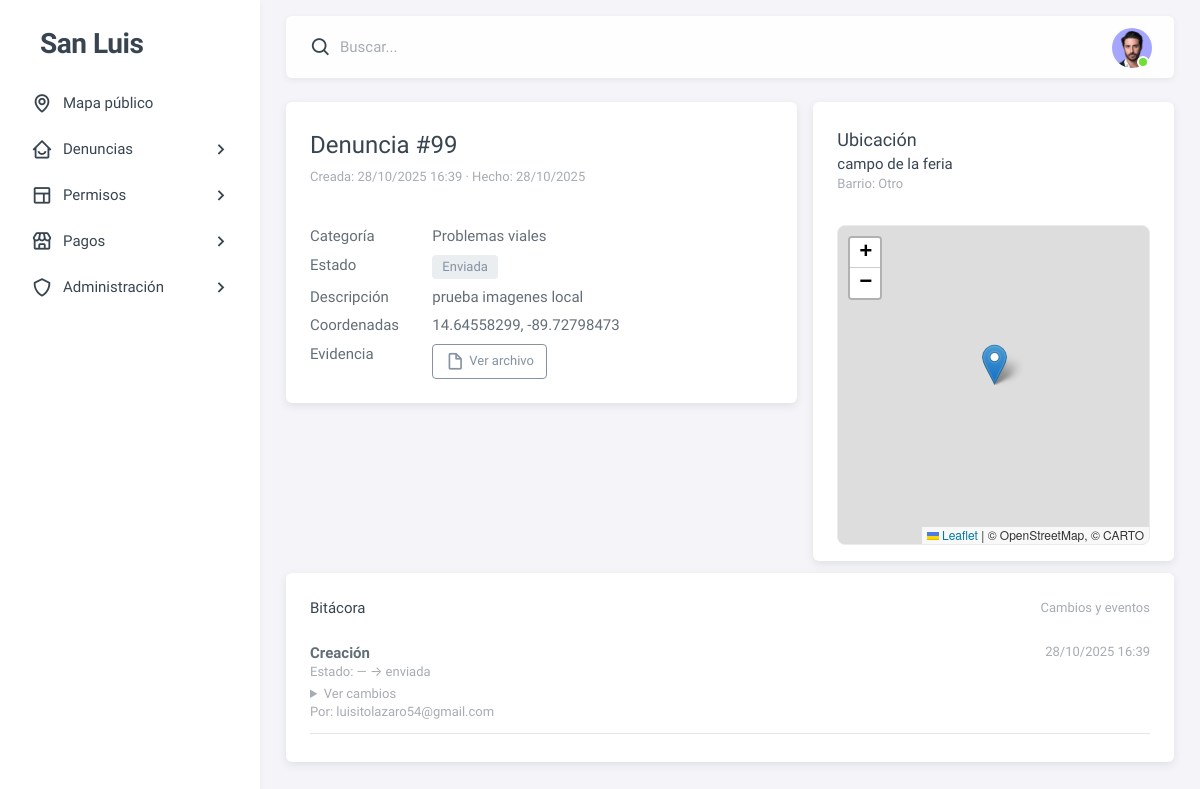
Before: /denuncias/99/ (signed in) with the older database file.
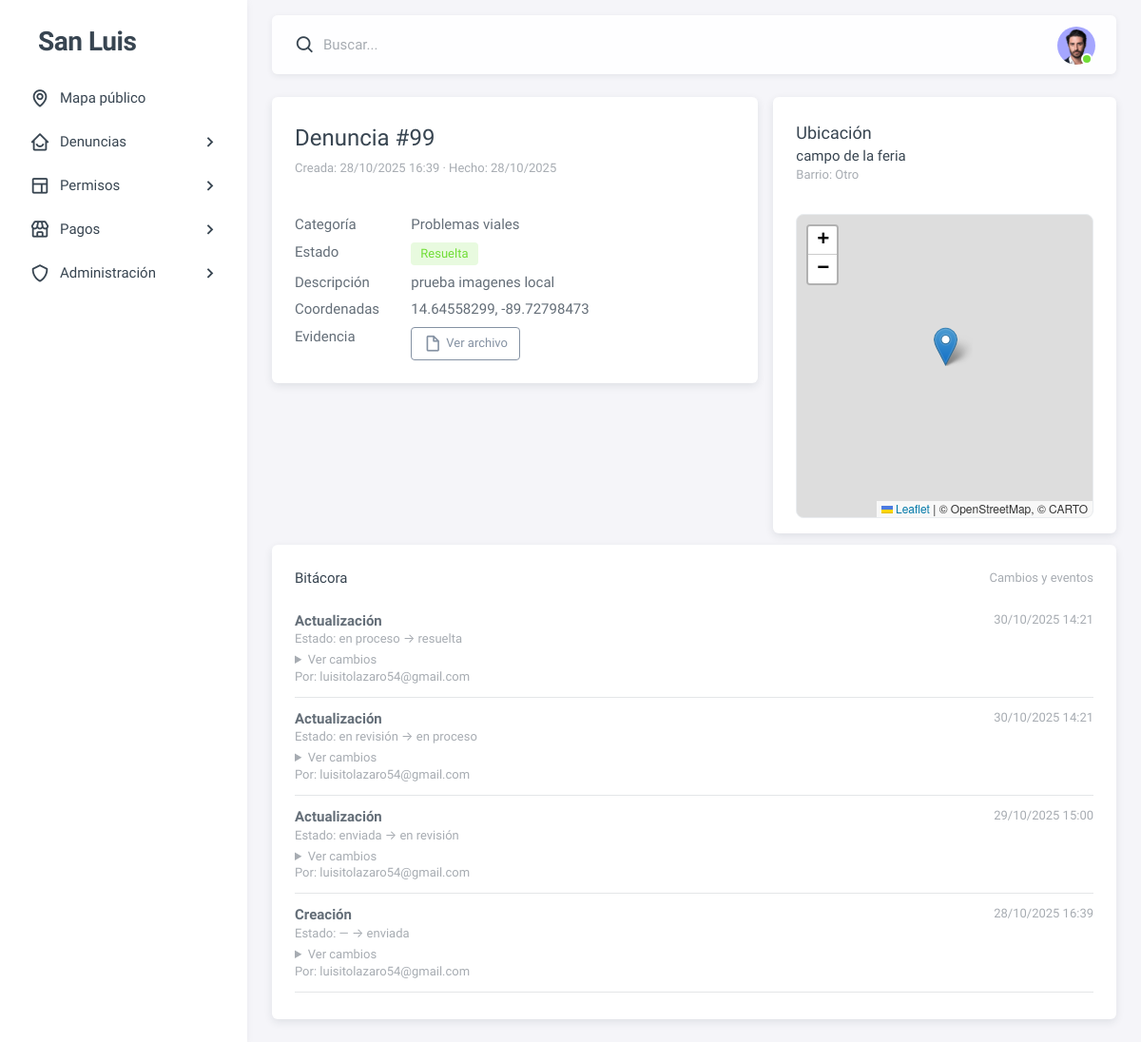
After: the same page with the newer database file.
### dashboard/models.py (models this page shows, shortened)
class Denuncia(models.Model):
    ESTADOS = [
        ('enviada', 'Enviada'),
        ('en revisión', 'En revisión'),
        ('en proceso', 'En proceso'),
        ('resuelta', 'Resuelta'),
        ('rechazada', 'Rechazada'),
    ]
    usuario = models.ForeignKey(settings.AUTH_USER_MODEL, on_delete=models.SET_NULL, null=True, blank=True)
    categoria = models.ForeignKey('CategoriaDenuncia', on_delete=models.PROTECT)
    descripcion = models.TextField()
    fecha_hecho = models.DateField()
    es_anonima = models.BooleanField(default=False)
    estado = models.CharField(max_length=20, choices=ESTADOS, default='enviada')
    ubicacion = models.ForeignKey('Ubicacion', on_delete=models.SET_NULL, null=True, blank=True)
    evidencia = models.FileField(upload_to='denuncias/evidencias/', null=True, blank=True)
    rechazo_motivo = models.TextField(blank=True, default="")
    resolucion_nota = models.TextField(blank=True, default="")
    resolucion_evidencia = models.FileField(upload_to='denuncias/resoluciones/', null=True, blank=True)
    resuelto_por = models.ForeignKey(
        settings.AUTH_USER_MODEL, on_delete=models.SET_NULL,
        null=True, blank=True, related_name='denuncias_resueltas'
    )
    creada_en = models.DateTimeField(auto_now_add=True)
    finalizada_en = models.DateTimeField(null=True, blank=True)
    class Meta:
        indexes = [
            models.Index(fields=['estado']),
            models.Index(fields=['creada_en']),
        ]

class CategoriaDenuncia(models.Model):
    nombre = models.CharField(max_length=50, unique=True)

class Ubicacion(models.Model):
    latitud = models.DecimalField(max_digits=10, decimal_places=8, null=True, blank=True)
    longitud = models.DecimalField(max_digits=11, decimal_places=8, null=True, blank=True)
    direccion = models.TextField(blank=True, null=True)
    barrio = models.ForeignKey(Barrio, null=True, blank=True, on_delete=models.SET_NULL)

class Barrio(models.Model):
    nombre = models.CharField(max_length=100, unique=True)

class BitacoraDenuncia(models.Model):
    denuncia = models.ForeignKey('Denuncia', on_delete=models.CASCADE, related_name='bitacoras')
    usuario = models.ForeignKey(settings.AUTH_USER_MODEL, on_delete=models.SET_NULL, null=True, blank=True)
    accion = models.TextField()
    estado_anterior = models.CharField(max_length=20, blank=True, default="")
    estado_nuevo = models.CharField(max_length=20, blank=True, default="")
    cambios = models.JSONField(default=dict, blank=True)     # {"campo": ["antes","despues"]}
    actor = models.CharField(max_length=20, choices=ACTOR_CHOICES, blank=True, default="")
    ip = models.CharField(max_length=45, blank=True, default="")
    user_agent = models.TextField(blank=True, default="")
    fecha = models.DateTimeField(auto_now_add=True)
    class Meta:
        indexes = [
            models.Index(fields=['fecha']),
        ]

class Usuario(AbstractBaseUser, PermissionsMixin):
    TIPO_USUARIO_CHOICES = [
        ('ciudadano', 'Ciudadano'),
        ('administrador', 'Administrador'),
    ]
    nombre = models.CharField(max_length=100)
    apellido = models.CharField(max_length=100)
    correo = models.EmailField(unique=True, max_length=150)
    telefono = models.CharField(max_length=20, blank=True, null=True)
    es_activo = models.BooleanField(default=False)
    token_activacion = models.UUIDField(default=uuid.uuid4, editable=False)
    token_creado_en = models.DateTimeField(default=timezone.now)  # Fecha para validar 24h
    tipo_usuario = models.CharField(max_length=20, choices=TIPO_USUARIO_CHOICES, default='ciudadano')
    creado_en = models.DateTimeField(auto_now_add=True)
    is_staff = models.BooleanField(default=False)
    USERNAME_FIELD = 'correo'
    REQUIRED_FIELDS = ['nombre', 'apellido', 'telefono']
    objects = UsuarioManager()

### dashboard/views/user.py (the view)
# urls.py: path('denuncias/<int:pk>/', user.detalle_denuncia, name='detalle_denuncia'),
@login_required(login_url="login")
def detalle_denuncia(request, pk):
    d = get_object_or_404(
        Denuncia.objects.select_related("categoria", "ubicacion__barrio").prefetch_related("bitacoras"),
        pk=pk,
        usuario=request.user,
    )
    bitacoras = sorted(d.bitacoras.all(), key=lambda b: b.fecha, reverse=True)
    return render(request, "user/denuncia_detalle.html", {"d": d, "bitacoras": bitacoras})

### dashboard/templates/user/denuncia_detalle.html (shortened to what this page needs)
{% extends "user/index.html" %}
{% load static %}
{% block content %}
<div class="row g-4">
  <div class="col-12 col-xl-7">
    <div class="card">
      <div class="card-header">
        <div class="d-flex align-items-center mb-4">
        <div>
          <h4 class="mb-1">Denuncia #{{ d.id }}</h4>
          <div class="text-muted small">
            Creada: {{ d.creada_en|date:"d/m/Y H:i" }}
            {% if d.fecha_hecho %} · Hecho: {{ d.fecha_hecho|date:"d/m/Y" }}{% endif %}
          </div>
        </div>
      </div>
      </div>
      <div class="card-body">
        <dl class="row mb-0">
          <dt class="col-sm-4 col-lg-3">Categoría</dt>
          <dd class="col-sm-8 col-lg-9">{{ d.categoria.nombre }}</dd>
          <dt class="col-sm-4 col-lg-3">Estado</dt>
          <dd class="col-sm-8 col-lg-9">
            <span class="badge
              {% if d.estado == 'resuelta' %}bg-label-success
              {% elif d.estado == 'en proceso' %}bg-label-warning
              {% elif d.estado == 'en revisión' %}bg-label-info
              {% elif d.estado == 'rechazada' %}bg-label-danger
              {% else %}bg-label-secondary{% endif %}">
              {{ d.get_estado_display }}
            </span>
          </dd>
          <dt class="col-sm-4 col-lg-3">Descripción</dt>
          <dd class="col-sm-8 col-lg-9">{{ d.descripcion|linebreaksbr }}</dd>
          {% if d.ubicacion and d.ubicacion.latitud and d.ubicacion.longitud %}
            <dt class="col-sm-4 col-lg-3">Coordenadas</dt>
            <dd class="col-sm-8 col-lg-9">{{ d.ubicacion.latitud }}, {{ d.ubicacion.longitud }}</dd>
          {% endif %}
          {% if d.evidencia %}
            <dt class="col-sm-4 col-lg-3">Evidencia</dt>
            <dd class="col-sm-8 col-lg-9">
              <a class="btn btn-sm btn-outline-secondary" target="_blank" rel="noopener" href="{{ d.evidencia.url }}">
                <i class="bx bx-file-blank me-1"></i> Ver archivo
              </a>
            </dd>
          {% endif %}
        </dl>
      </div>
    </div>
  </div>
  <div class="col-12 col-xl-5">
    <div class="card">
      <div class="card-header">
        <h5 class="mb-0">Ubicación</h5>
          <dd class="col-sm-8 col-lg-9">
            {% if d.ubicacion and d.ubicacion.direccion %}
              {{ d.ubicacion.direccion }}
            {% else %}
              <span class="text-muted">Sin dirección</span>
            {% endif %}
            {% if d.ubicacion and d.ubicacion.barrio %}
              <div class="text-muted small">Barrio: {{ d.ubicacion.barrio.nombre }}</div>
            {% endif %}
          </dd>
      </div>
      <div class="card-body">
        {% if d.ubicacion and d.ubicacion.latitud and d.ubicacion.longitud %}
          <div id="mapa-detalle" style="height:320px;border:1px solid #e9ecef;border-radius:.5rem;"></div>
        {% else %}
          <p class="text-muted mb-0">No hay coordenadas para mostrar en el mapa.</p>
        {% endif %}
      </div>
    </div>
  </div>
</div>
<div class="card mt-3">
  <div class="card-header d-flex align-items-center justify-content-between">
    <h6 class="mb-0">Bitácora</h6>
    <small class="text-muted">Cambios y eventos</small>
  </div>
  <div class="card-body">
    {% if bitacoras %}
      <ul class="list-unstyled mb-0">
        {% for b in bitacoras %}
          <li class="mb-3 pb-3 border-bottom">
            <div class="d-flex justify-content-between">
              <strong>{{ b.accion }}</strong>
              <small class="text-muted">{{ b.fecha|date:"d/m/Y H:i" }}</small>
            </div>
            {% if b.estado_anterior or b.estado_nuevo %}
              <div class="small text-muted">
                Estado: {{ b.estado_anterior|default:"—" }} → {{ b.estado_nuevo|default:"—" }}
              </div>
            {% endif %}
            {% if b.cambios %}
              <details class="mt-1">
                <summary class="small text-muted">Ver cambios</summary>
              </details>
            {% endif %}
            {% if b.usuario %}
              <div class="small text-muted">Por: {{ b.usuario.correo }}</div>
            {% endif %}
          </li>
        {% endfor %}
      </ul>
    {% else %}
      <div class="text-muted">Aún no hay eventos.</div>
    {% endif %}
  </div>
</div>
{% if d.ubicacion and d.ubicacion.latitud and d.ubicacion.longitud %}
  <link rel="stylesheet" href="https://unpkg.com/leaflet@1.9.4/dist/leaflet.css">
{% endif %}
{% endblock %}

### dashboard/templates/user/index.html (shortened to what this page needs)
{% extends "base.html" %}
{% load static %}

### dashboard/templates/base.html (shortened to what this page needs)
{% load static %}
<!doctype html>
<html lang="es"
      class="light-style layout-menu-fixed layout-compact"
      dir="ltr"
      data-theme="theme-default"
      data-assets-path="{% get_static_prefix %}"
      data-template="vertical-menu-template-free"
      data-style="light">
<head>
  <link rel="stylesheet" href="{% static 'vendor/fonts/boxicons.css' %}" />
  <link rel="stylesheet" href="{% static 'vendor/css/core.css' %}" class="template-customizer-core-css" />
  <link rel="stylesheet" href="{% static 'vendor/css/theme-default.css' %}" class="template-customizer-theme-css" />
  <link rel="stylesheet" href="{% static 'css/demo.css' %}" />
  <link rel="stylesheet" href="{% static 'vendor/libs/perfect-scrollbar/perfect-scrollbar.css' %}" />
  <link rel="stylesheet" href="{% static 'vendor/libs/apex-charts/apex-charts.css' %}" />
</head>
<body>
  <div class="layout-wrapper layout-content-navbar">
    <div class="layout-container">
      <aside id="layout-menu" class="layout-menu menu-vertical menu bg-menu-theme">
      {% block sidebar %}
        {% include "partials/sidebar.html" %}
      {% endblock %}
    </aside>
      <div class="layout-page">
        <nav class="layout-navbar container-xxl navbar navbar-expand-xl navbar-detached align-items-center bg-navbar-theme" id="layout-navbar">
          <div class="navbar-nav-right d-flex align-items-center" id="navbar-collapse">
            <div class="navbar-nav align-items-center">
              <div class="nav-item d-flex align-items-center">
                <i class="bx bx-search bx-md"></i>
                <input type="text" class="form-control border-0 shadow-none ps-1 ps-sm-2" placeholder="Buscar..." />
              </div>
            </div>
            <ul class="navbar-nav flex-row align-items-center ms-auto">
              {% block navbar_right %}
              <li class="nav-item navbar-dropdown dropdown-user dropdown">
                <a class="nav-link dropdown-toggle hide-arrow p-0" href="#" data-bs-toggle="dropdown">
                  <div class="avatar avatar-online"><img src="{% static 'img/avatars/1.png' %}" alt class="w-px-40 h-auto rounded-circle" /></div>
                </a>
              </li>
              {% endblock %}
            </ul>
          </div>
        </nav>
        <div class="container-xxl flex-grow-1 container-p-y">
          {% block content %}{% endblock %}
        </div>
      </div>
    </div>
  </div>
</body>
</html>

### dashboard/templates/partials/sidebar.html (shortened to what this page needs)
<div class="app-brand demo">
  <a href="{% url 'index' %}" class="app-brand-link">
    <span class="app-brand-text demo menu-text fw-bold ms-2">San Luis</span>
  </a>
</div>
<ul class="menu-inner py-1">
  <li class="menu-item">
    <a href="{% url 'mapa_publico' %}" class="menu-link">
      <i class="menu-icon tf-icons bx bx-map"></i>
      <div class="text-truncate">Mapa público</div>
    </a>
  </li>
  <li class="menu-item">
    <a href="javascript:void(0);" class="menu-link menu-toggle">
      <i class="menu-icon tf-icons bx bx-home-smile"></i>
      <div class="text-truncate">Denuncias</div>
    </a>
  </li>
  <li class="menu-item">
    <a href="javascript:void(0);" class="menu-link menu-toggle">
      <i class="menu-icon tf-icons bx bx-layout"></i>
      <div class="text-truncate">Permisos</div>
    </a>
  </li>
  <li class="menu-item">
    <a href="javascript:void(0);" class="menu-link menu-toggle">
      <i class="menu-icon tf-icons bx bx-store"></i>
      <div class="text-truncate">Pagos</div>
    </a>
  </li>
  {% if request.user.is_authenticated and request.user.is_staff %}
  <li class="menu-item">
    <a href="javascript:void(0);" class="menu-link menu-toggle">
      <i class="menu-icon tf-icons bx bx-shield"></i>
      <div class="text-truncate">Administración</div>
    </a>
  </li>
  {% endif %}
</ul>

### dashboard/static/css/demo.css (style rules this page uses)
.menu .app-brand.demo { height: 64px; margin-top: 12px; }
.app-brand-text.demo { font-size: 1.75rem; letter-spacing: -0.5px; }

### dashboard/templates/user/index.html (style rules this page uses)
.card-body { padding-bottom: 1rem; }

Changed rows visible on the page:
changed Denuncia "prueba imagenes local": estado "Enviada" → "Resuelta"
added BitacoraDenuncia: accion "Actualización", fecha "30/10/2025 14:21", estado_anterior "en proceso", estado_nuevo "resuelta", usuario.correo "luisitolazaro54@gmail.com"
added BitacoraDenuncia: accion "Actualización", fecha "30/10/2025 14:21", estado_anterior "en revisión", estado_nuevo "en proceso", usuario.correo "luisitolazaro54@gmail.com"
added BitacoraDenuncia: accion "Actualización", fecha "29/10/2025 15:00", estado_anterior "enviada", estado_nuevo "en revisión", usuario.correo "luisitolazaro54@gmail.com"
